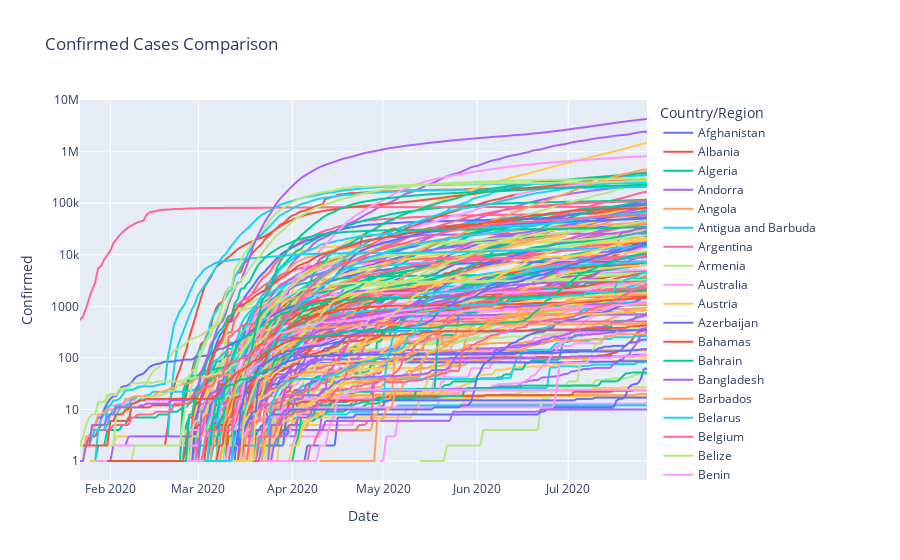

Write notebook code for a chart like this one.
### Code cell
# COUNTRY COMPARISON

p=px.line(global_daily, x="Date", y="Confirmed", color="Country/Region",
                  log_y=True, title="Confirmed Cases Comparison")

p.show()
